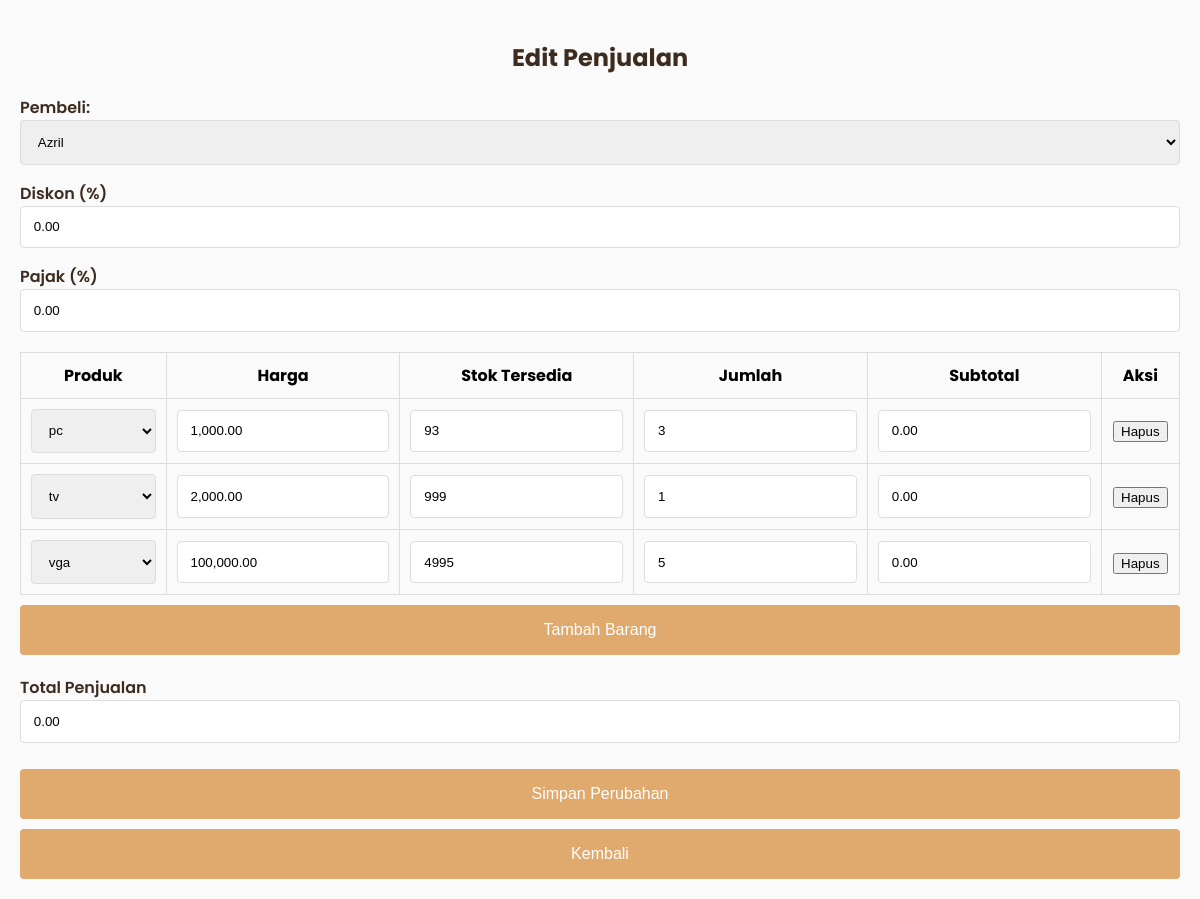
Screenshot of /admin/penjualan/edit_penjualan.php?id=98 (signed in) with the database file from the repository.
### tables this page shows
CREATE TABLE `penjualan` (
  `PenjualanID` int(10) NOT NULL,
  `TanggalPenjualan` datetime DEFAULT NULL,
  `tgl_bayar` datetime NOT NULL,
  `PelangganID` int(10) DEFAULT NULL,
  `status_bayar` enum('belum dibayar','dibayar') NOT NULL DEFAULT 'belum dibayar',
  `invoice` varchar(50) NOT NULL,
  `diskon` decimal(5,2) DEFAULT NULL,
  `pajak` decimal(5,2) DEFAULT NULL,
  `updated_at` datetime DEFAULT current_timestamp() ON UPDATE current_timestamp()
);

CREATE TABLE `pelanggan` (
  `PelangganID` int(10) NOT NULL,
  `NamaPelanggan` varchar(255) DEFAULT NULL,
  `Alamat` text DEFAULT NULL,
  `NomorTelepon` varchar(20) DEFAULT NULL,
  `jk` enum('Laki_Laki','Perempuan') NOT NULL
);

CREATE TABLE `detailpenjualan` (
  `DetailID` int(10) NOT NULL,
  `PenjualanID` int(10) DEFAULT NULL,
  `ProdukID` int(10) DEFAULT NULL,
  `user_id` int(10) DEFAULT NULL,
  `JumlahProduk` int(10) DEFAULT NULL,
  `Subtotal` int(10) DEFAULT NULL,
  `kode_pembayaran` int(10) NOT NULL,
  `total_harga` int(11) NOT NULL
);

CREATE TABLE `produk` (
  `ProdukID` int(10) NOT NULL,
  `NamaProduk` varchar(255) DEFAULT NULL,
  `Harga` decimal(12,2) DEFAULT NULL,
  `Stok` int(255) DEFAULT NULL,
  `kategori_id` int(11) DEFAULT NULL,
  `deskripsi` text DEFAULT NULL,
  `gambar` varchar(255) DEFAULT NULL
);

### admin/penjualan/edit_penjualan.php (the view, shortened to what this page needs)
<?php
$mysqli = new mysqli("localhost", "root", "", "kasir_reddra");
$penjualanID = isset($_GET['id']) ? intval($_GET['id']) : 0;
$stmt = $mysqli->prepare("SELECT * FROM penjualan WHERE PenjualanID = ?");
$stmt->bind_param("i", $penjualanID);
$stmt->execute();
$result = $stmt->get_result();
$penjualan = $result->fetch_assoc();
$detailPenjualan = [];
$stmt = $mysqli->prepare("SELECT * FROM detailpenjualan WHERE PenjualanID = ?");
$stmt->bind_param("i", $penjualanID);
$stmt->execute();
$result = $stmt->get_result();
while ($row = $result->fetch_assoc()) {
    $detailPenjualan[] = $row;
}
$productList = [];
$resultProducts = $mysqli->query("SELECT ProdukID, NamaProduk, Harga, Stok FROM produk");
if ($resultProducts) {
    while ($row = $resultProducts->fetch_assoc()) {
        $productList[] = $row;
    }
}
$pelangganList = [];
$resultPelanggan = $mysqli->query("SELECT PelangganID, NamaPelanggan FROM pelanggan");
if ($resultPelanggan) {
    while ($row = $resultPelanggan->fetch_assoc()) {
        $pelangganList[] = $row;
    }
}
?>
<!DOCTYPE html>
<html lang="id">
<head>
    <link rel="stylesheet" href="https://cdn.jsdelivr.net/npm/sweetalert2@11/dist/sweetalert2.min.css">
</head>
<body>
    <div class="content-card">
        <h2>Edit Penjualan</h2>
        <form action="" method="post" id="penjualanForm">
            <div class="form-group">
                <label class="form-label" for="pelanggan">Pembeli:</label>
                <select name="pelanggan" id="pelanggan" class="form-control">
                    <?php foreach($pelangganList as $p): ?>
                    <option value="<?= $p['PelangganID'] ?>"
                        <?= ($penjualan['PelangganID'] == $p['PelangganID'] ? 'selected' : '') ?>>
                        <?= htmlspecialchars($p['NamaPelanggan']) ?>
                    </option>
                    <?php endforeach; ?>
                </select>
            </div>
            <div class="form-group">
                <label class="form-label">Diskon (%)</label>
                <input type="number" id="diskonInput" class="form-control"
                    value="<?= htmlspecialchars($penjualan['diskon']) ?>" step="0.01">
            </div>
            <div class="form-group">
                <label class="form-label">Pajak (%)</label>
                <input type="number" id="pajakInput" class="form-control"
                    value="<?= htmlspecialchars($penjualan['pajak']) ?>" step="0.01">
            </div>
            <table id="detailTable">
                <thead>
                    <tr>
                        <th>Produk</th>
                        <th>Harga</th>
                        <th>Stok Tersedia</th>
                        <th>Jumlah</th>
                        <th>Subtotal</th>
                        <th>Aksi</th>
                    </tr>
                </thead>
                <tbody>
                    <?php
                    foreach ($detailPenjualan as $detail):
                        $prodInfo = array_filter($productList, function($prod) use ($detail) {
                            return $prod['ProdukID'] == $detail['ProdukID'];
                        });
                        $prodInfo = array_shift($prodInfo);
                    ?>
                    <tr>
                        <td>
                            <select class="form-control" onchange="updateRow(this)">
                                <?php foreach($productList as $prod): ?>
                                <option value="<?= $prod['ProdukID'] ?>" data-harga="<?= $prod['Harga'] ?>"
                                    data-stok="<?= $prod['Stok'] ?>"
                                    <?= ($detail['ProdukID'] == $prod['ProdukID'] ? 'selected' : '') ?>>
                                    <?= htmlspecialchars($prod['NamaProduk']) ?>
                                </option>
                                <?php endforeach; ?>
                            </select>
                        </td>
                        <td>
                            <input type="text" class="form-control" readonly
                                value="<?= isset($prodInfo['Harga']) ? number_format($prodInfo['Harga'], 2) : '0.00' ?>">
                        </td>
                        <td>
                            <input type="text" class="form-control" readonly
                                value="<?= isset($prodInfo['Stok']) ? $prodInfo['Stok'] : '0' ?>">
                        </td>
                        <td>
                            <input type="number" class="form-control" value="<?= $detail['JumlahProduk'] ?>" min="0"
                                onchange="updateRow(this)">
                        </td>
                        <td>
                            <input type="text" class="form-control" readonly
                                value="<?= number_format($detail['Subtotal'], 2) ?>">
                        </td>
                        <td>
                            <button type="button" onclick="removeRow(this)">Hapus</button>
                        </td>
                    </tr>
                    <?php endforeach; ?>
                </tbody>
            </table>
            <button type="button" class="btn-primary btn-add" onclick="addRow()">Tambah Barang</button>
            <div class="form-group" style="margin-top:20px;">
                <label class="form-label">Total Penjualan</label>
                <input type="text" id="totalPenjualan" class="form-control" readonly value="0">
            </div>
            <button type="submit" name="submit" class="btn-primary">Simpan Perubahan</button>
            <button type="button" onclick="window.location.href='penjualan.php';" class="btn-primary">Kembali</button>
        </form>
    </div>
</body>
</html>

### admin/penjualan/edit_penjualan.php (style rules this page uses)
body { font-family: 'Poppins', sans-serif; background-color: #fafafa; margin: 0; padding: 0; }
.content-card { width: 100%; padding: 20px; box-sizing: border-box; }
h2 { text-align: center; margin-bottom: 20px; color: #3D2B1F; }
.form-group { margin-bottom: 1rem; }
.form-label { margin-bottom: 0.5rem; font-weight: 600; color: #3D2B1F; }
.form-control, select { width: 100%; padding: 0.8rem; border: 1px solid #ddd; border-radius: 4px; box-sizing: border-box; }
button.btn-primary { width: 100%; padding: 1rem; border: none; border-radius: 4px; background-color: #E0AA6E; color: #fff; font-size: 1rem; cursor: pointer; margin-top: 10px; }
table { width: 100%; border-collapse: collapse; margin-top: 20px; }
table, th, td { border: 1px solid #ddd; }
th, td { padding: 10px; text-align: center; }
.btn-add { margin-top: 10px; }

### rows the page displays
penjualan: pelanggan "Azril", diskon "0.00", pajak "0.00"
detailpenjualan: ProdukID.NamaProduk "pc", ProdukID.Harga "1,000.00", ProdukID.Stok "93", JumlahProduk "3", Subtotal "0.00"
detailpenjualan: ProdukID.NamaProduk "tv", ProdukID.Harga "2,000.00", ProdukID.Stok "999", JumlahProduk "1", Subtotal "0.00"
detailpenjualan: ProdukID.NamaProduk "vga", ProdukID.Harga "100,000.00", ProdukID.Stok "4995", JumlahProduk "5", Subtotal "0.00"
